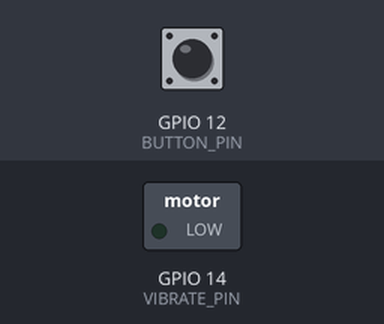
A sketch run on a simulated ESP32. Parts: switched loads named in the sketch (green lamp = pin HIGH). Inputs (shaded band) come from the test bench; at power-on: GPIO 12 (BUTTON_PIN) HIGH. Nothing arrives over Bluetooth unless stated; a phone connects over Bluetooth LE 3 s after start.

Above: at 1.2 s.
1.3 s: GPIO 12 (BUTTON_PIN) pulled LOW for 0.15 s
At 1.38 s:
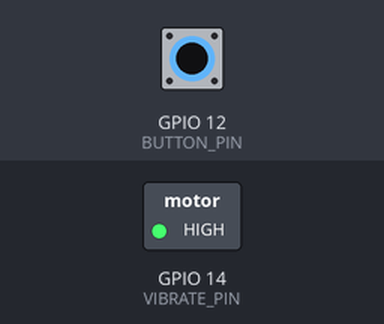
2.9 s: GPIO 12 (BUTTON_PIN) pulled LOW for 3.2 s
At 7.0 s:
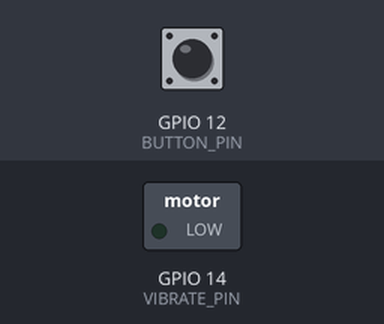
Timing chart, 0 to 8.5 s (numbered marks = the images above; inputs shaded):
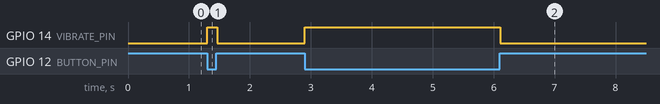

Measured:
- after the input at 1.3 s, GPIO 14 (VIBRATE_PIN): LOW → HIGH at once, → LOW 0.16 s later
- after the input at 2.9 s, GPIO 14 (VIBRATE_PIN): LOW → HIGH at once, → LOW 3.2 s later

The sketch:

sketch_may27a.ino
```cpp
#include <BLEDevice.h>
#include <BLEServer.h>
#include <BLEUtils.h>
#include <BLEAdvertising.h>

const int VIBRATE_PIN = 14;  // 진동 모터 제어 핀
const int BUTTON_PIN  = 12;  // 버튼 입력 핀

void setup() {
  Serial.begin(115200);

  // 진동 모터
  pinMode(VIBRATE_PIN, OUTPUT);
  digitalWrite(VIBRATE_PIN, LOW);

  // 버튼 (내부 풀업)
  pinMode(BUTTON_PIN, INPUT_PULLUP);

  // BLE 초기화 (기존 코드 유지)
  BLEDevice::init("ESP32_TREMOR");
  BLEServer *pServer = BLEDevice::createServer();
  // … (이어서 기존 BLE 설정)
}

void loop() {
  // 1) 버튼 상태 읽기 (눌렀을 때 LOW)
  bool pressed = (digitalRead(BUTTON_PIN) == LOW);

  // 2) 진동 모터 제어
  if (pressed) {
    digitalWrite(VIBRATE_PIN, HIGH);
  } else {
    digitalWrite(VIBRATE_PIN, LOW);
  }

  // (원한다면 BLE Task 콜백과 결합해서, BLE 신호·버튼 조합으로 진동 패턴을 다양화할 수도 있습니다.)


  delay(20);  // 소프트웨어 디바운싱 겸
}
```
